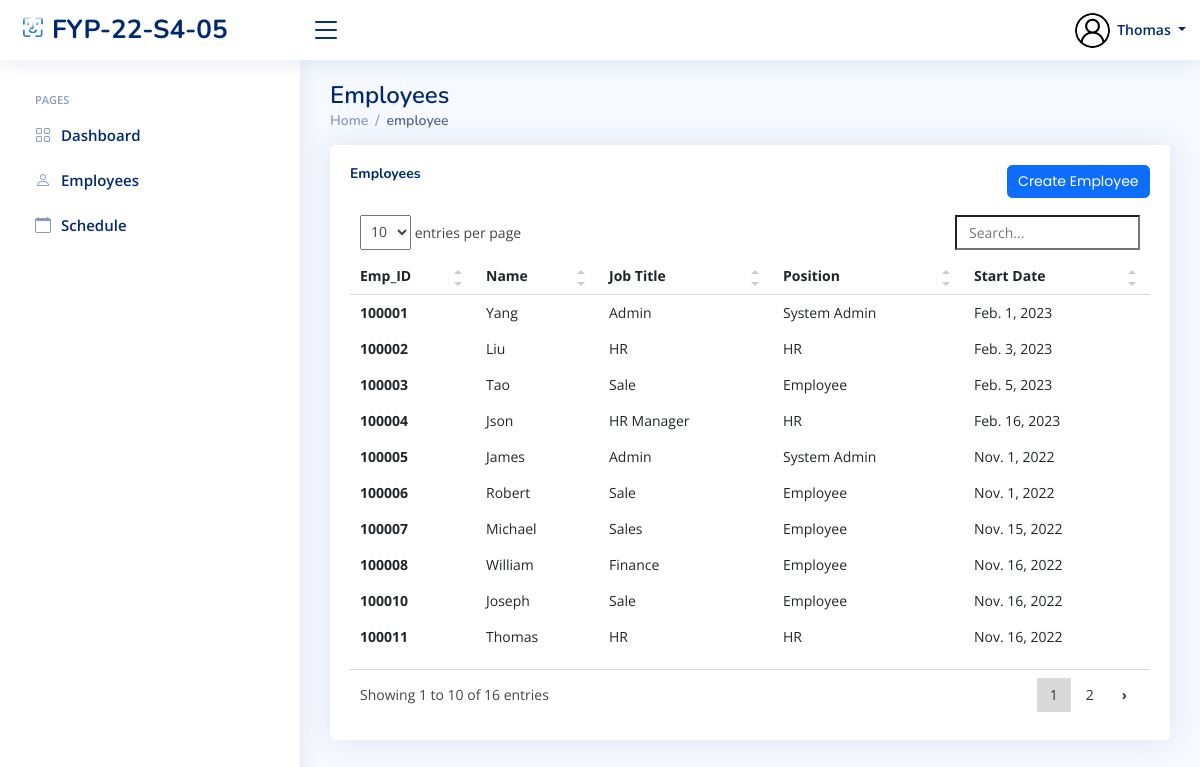
The page /sys_admin/view_employees/ (signed in) on the database its author committed.
### index/models.py (models this page shows, shortened)
class Employee(models.Model):
	Employee_ID = models.IntegerField(primary_key=True)
	Full_Name = models.CharField(max_length=100)
	Job_Title = models.CharField(max_length=100)
	Phone_Number = models.CharField(max_length=100)
	salt = models.CharField(max_length=50, null=True)
	Email_Address = models.EmailField()
	Role = models.ForeignKey(Role, on_delete=models.CASCADE)
	Profile_Image = models.ImageField(null=True,blank=True, upload_to='profile_pics/')
	Password = models.CharField(max_length=256)
	Start_Date = models.DateField(auto_now_add=True)

class Role(models.Model):
	Role_ID = models.IntegerField(primary_key=True)
	Role_Name = models.CharField(max_length=100)

### index/views/sys_admin.py (the view)
# urls.py: path('sys_admin/view_employees/', sys_admin.sys_admin_view_employees, name='sys_admin_view_employees'),
def sys_admin_view_employees(request):
	currentEmployee = Employee.objects.get(Employee_ID=request.session['Employee_ID'])
	Title = 'Admin View Employees Page'
	allEmployees = Employee.objects.all()
	context = {
		'Employee_ID': currentEmployee.Employee_ID,
		'Full_Name': currentEmployee.Full_Name,
		'Role': currentEmployee.Role.Role_Name,
		'PFP': currentEmployee.Profile_Image.url,
		'Employees': allEmployees,
		'title': Title,
	}
	return render(request, 'sys_admin/sys_admin_view_employees.html', context)

### templates/sys_admin/sys_admin_view_employees.html (shortened to what this page needs)
{% extends "index/base.html" %}
{% load static %}
{% block content %}
{% include 'sys_admin/sys_admin_base.html' %}
  <main id="main" class="main">
    <div class="pagetitle">
      <h1>Employees</h1>
      <nav>
        <ol class="breadcrumb">
          <li class="breadcrumb-item"><a href="{% url 'sys_admin_home' %}">Home</a></li>
          <li class="breadcrumb-item active">employee</li>
        </ol>
      </nav>
    </div>
    <section class="section">
      <div class="row">
        <div class="col-lg-12">
          <div class="card recent-sales overflow-auto">
            <div class="card-body">
              <div class="col-lg-12 align-items-center justify-content-center card-title">
                <h5 class="float-start"><b>Employees</b></h5>
                <a href="{% url 'sys_admin_create_user' %}" class="btn btn-primary float-end">Create Employee</a>
                <br>
              </div>
              <table class="table table-borderless table-hover datatable">
                <thead>
                  <tr>
                    <th scope="col">Emp_ID</th>
                    <th scope="col">Name</th>
                    <th scope="col">Job Title</th>
                    <th scope="col">Position</th>
                    <th scope="col">Start Date</th>
                  </tr>
                </thead>
                <tbody>
                  {% for employee in Employees %}
                    <tr class="tr" onclick='setGetParameter( "{{ employee.Employee_ID}} ")'>
                      <th scope="row">{{ employee.Employee_ID }}</th>
                      <td>{{ employee.Full_Name }}</td>
                       <td>{{ employee.Job_Title }}</td>
                      <td>{{ employee.Role.Role_Name }}</td>
                      <td>{{ employee.Start_Date }}</td>
                    </tr>
                  {% endfor %}
                </tbody>
              </table>
            </div>
          </div>
        </div>
      </div>
    </section>
  </main>
{% endblock content %}

### templates/sys_admin/sys_admin_base.html (shortened to what this page needs)
{% load static %}
  <header id="header" class="header fixed-top d-flex align-items-center">
    <div class="d-flex align-items-center justify-content-between">
      <a href="{% url 'sys_admin_home' %}" class="logo d-flex align-items-center">
        <img src="{% static 'assets/img/logo.png' %}" alt="">
        <span class="d-none d-lg-block">FYP-22-S4-05</span>
      </a>
      <i class="bi bi-list toggle-sidebar-btn"></i>
    </div>
    <nav class="header-nav ms-auto">
      <ul class="d-flex align-items-center">
        <li class="nav-item dropdown pe-3">
          <a class="nav-link nav-profile d-flex align-items-center pe-0" href="#" data-bs-toggle="dropdown">
            <img src="{{ PFP }}" alt="Profile" class="rounded-circle"  height="35" width="35">
            <span class="d-none d-md-block dropdown-toggle ps-2">{{ Full_Name }}</span>
          </a>
        </li>
      </ul>
    </nav>
  </header>
  <aside id="sidebar" class="sidebar">
    <ul class="sidebar-nav" id="sidebar-nav">
      <li class="nav-heading">Pages</li>
      <li class="nav-item">
        <a class="nav-link collapsed" href="{% url 'sys_admin_home' %}">
          <i class="bi bi-grid"></i>
          <span>Dashboard</span>
        </a>
      </li>
      <li class="nav-item">
        <a class="nav-link collapsed" href="{% url 'sys_admin_view_employees' %}">
          <i class="bi bi-person"></i>
          <span>Employees</span>
        </a>
      </li>
      <li class="nav-item">
        <a class="nav-link collapsed" href="{% url 'sys_admin_schedule' %}">
          <i class="bi bi-calendar"></i>
          <span>Schedule</span>
        </a>
      </li>
  </aside>

### static/assets/css/style.css (style rules this page uses)
:root { scroll-behavior: smooth; }
body { font-family: "Open Sans", sans-serif; background: #f6f9ff; color: #444444; }
a { color: #4154f1; text-decoration: none; }
h1, h2, h3, h4, h5, h6 { font-family: "Nunito", sans-serif; }
#main { margin-top: 60px; padding: 20px 30px; transition: all 0.3s; }
.pagetitle { margin-bottom: 10px; }
.pagetitle h1 { font-size: 24px; margin-bottom: 0; font-weight: 600; color: #012970; }
.card { margin-bottom: 30px; border: none; border-radius: 5px; box-shadow: 0px 0 30px rgba(1, 41, 112, 0.1); }
.card-title { padding: 20px 0 15px 0; font-size: 18px; font-weight: 500; color: #012970; font-family: "Poppins", sans-serif; }
.card-body { padding: 0 20px 20px 20px; }
.breadcrumb { font-size: 14px; font-family: "Nunito", sans-serif; color: #899bbd; font-weight: 600; }
.breadcrumb a { color: #899bbd; transition: 0.3s; }
.breadcrumb .breadcrumb-item::before { color: #899bbd; }
.breadcrumb .active { color: #51678f; font-weight: 600; }
.logo { line-height: 1; }
@media (min-width: 1200px) { .logo { width: 280px; } }
.logo img { max-height: 26px; margin-right: 6px; }
.logo span { font-size: 26px; font-weight: 700; color: #012970; font-family: "Nunito", sans-serif; }
.header { transition: all 0.5s; z-index: 997; height: 60px; box-shadow: 0px 2px 20px rgba(1, 41, 112, 0.1); background-color: #fff; padding-left: 20px; }
.header .toggle-sidebar-btn { font-size: 32px; padding-left: 10px; cursor: pointer; color: #012970; }
.header-nav ul { list-style: none; }
.header-nav>ul { margin: 0; padding: 0; }
.header-nav .nav-profile { color: #012970; }
.header-nav .nav-profile img { max-height: 36px; }
.header-nav .nav-profile span { font-size: 14px; font-weight: 600; }
.sidebar { position: fixed; top: 60px; left: 0; bottom: 0; width: 300px; z-index: 996; transition: all 0.3s; padding: 20px; overflow-y: auto; scrollbar-width: thin; scrollbar-color: #aab7cf transparent; box-shadow: 0px 0px 20px rgba(1, 41, 112, 0.1); background-color: #fff; }
@media (min-width: 1200px) { #main, #footer { margin-left: 300px; } }
.sidebar-nav { padding: 0; margin: 0; list-style: none; }
.sidebar-nav li { padding: 0; margin: 0; list-style: none; }
.sidebar-nav .nav-item { margin-bottom: 5px; }
.sidebar-nav .nav-heading { font-size: 11px; text-transform: uppercase; color: #899bbd; font-weight: 600; margin: 10px 0 5px 15px; }
.sidebar-nav .nav-link { display: flex; align-items: center; font-size: 15px; font-weight: 600; color: #4154f1; transition: 0.3; background: #f6f9ff; padding: 10px 15px; border-radius: 4px; }
.sidebar-nav .nav-link i { font-size: 16px; margin-right: 10px; color: #4154f1; }
.sidebar-nav .nav-link.collapsed { color: #012970; background: #fff; }
.sidebar-nav .nav-link.collapsed i { color: #899bbd; }

### rows shown on the page
Employee: Full_Name "Thomas", Employee_ID "100011", Job_Title "HR", Role.Role_Name "HR", Start_Date "Nov. 16, 2022"
Employee: Employee_ID "100001", Full_Name "Yang", Job_Title "Admin", Role.Role_Name "System Admin", Start_Date "Feb. 1, 2023"
Employee: Employee_ID "100002", Full_Name "Liu", Job_Title "HR", Role.Role_Name "HR", Start_Date "Feb. 3, 2023"
Employee: Employee_ID "100003", Full_Name "Tao", Job_Title "Sale", Role.Role_Name "Employee", Start_Date "Feb. 5, 2023"
Employee: Employee_ID "100004", Full_Name "Json", Job_Title "HR Manager", Role.Role_Name "HR", Start_Date "Feb. 16, 2023"
Employee: Employee_ID "100005", Full_Name "James", Job_Title "Admin", Role.Role_Name "System Admin", Start_Date "Nov. 1, 2022"
Employee: Employee_ID "100006", Full_Name "Robert", Job_Title "Sale", Role.Role_Name "Employee", Start_Date "Nov. 1, 2022"
Employee: Employee_ID "100007", Full_Name "Michael", Job_Title "Sales", Role.Role_Name "Employee", Start_Date "Nov. 15, 2022"
Employee: Employee_ID "100008", Full_Name "William", Job_Title "Finance", Role.Role_Name "Employee", Start_Date "Nov. 16, 2022"
Employee: Employee_ID "100010", Full_Name "Joseph", Job_Title "Sale", Role.Role_Name "Employee", Start_Date "Nov. 16, 2022"
